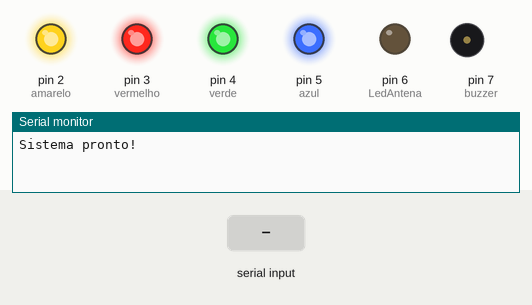
A sketch run on a simulated Arduino Uno, built with avr-gcc and run on an emulated ATmega328P. Shown: output pins drawn as LEDs (lit = HIGH), buzzer (waves = sounding), the last lines printed to the serial monitor. The inputs (shaded band) are chosen by the test bench.

Above: at 1.2 s.
1.3 s: "RED\n" received over the second serial link
At 2.5 s:
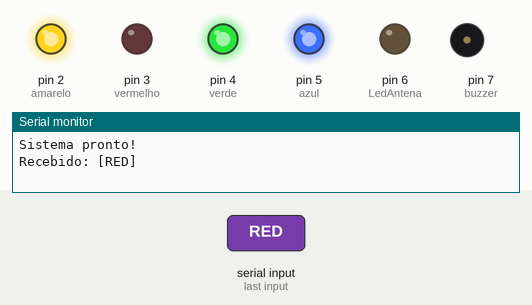
At 7.5 s:
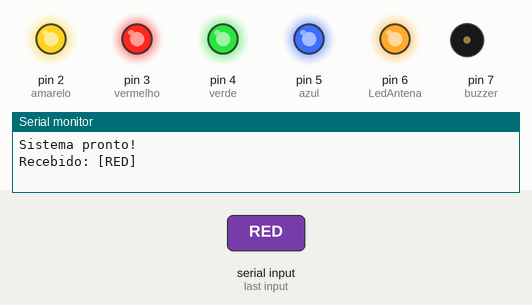
Timing chart, 0 to 8.8 s (numbered marks = the images above; inputs shaded):
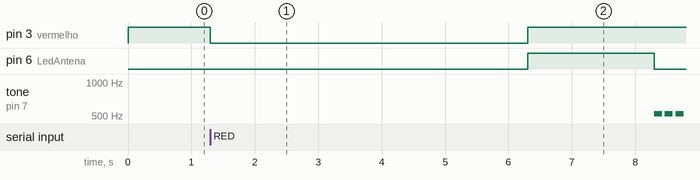

Measured:
- after the input at 1.3 s, pin 3 (vermelho): HIGH → LOW at once, → HIGH 5.0 s later; pin 6 (LedAntena): LOW → HIGH after 5.0 s, → LOW 2.0 s later; tone on pin 7 (buzzer): alternates 523 Hz for 0.13 s and silent for 0.04 s, starting after 7.0 s

The sketch:

bombas.ino
```cpp
#include <SoftwareSerial.h>

/* ================= PINOS ================= */
const int amarelo = 2;
const int vermelho = 3;
const int verde = 4;
const int azul = 5;
const int LedAntena = 6;
const int buzzer = 7;

/* ============== BLUETOOTH ================ */
SoftwareSerial bluetooth(12, 13); // RX, TX

/* ============== NOTAS MUSICAIS ============ */
#define NOTE_REST 0

#define NOTE_C4  262
#define NOTE_CS4 277
#define NOTE_D4  294
#define NOTE_DS4 311
#define NOTE_E4  330
#define NOTE_F4  349
#define NOTE_FS4 370
#define NOTE_G4  392
#define NOTE_GS4 415
#define NOTE_A4  440
#define NOTE_AS4 466
#define NOTE_B4  494

#define NOTE_C5  523
#define NOTE_CS5 554
#define NOTE_D5  587
#define NOTE_DS5 622
#define NOTE_E5  659
#define NOTE_F5  698
#define NOTE_FS5 740
#define NOTE_G5  784
#define NOTE_GS5 831
#define NOTE_A5  880
#define NOTE_AS5 932
#define NOTE_B5  988

#define NOTE_C6  1047

/* ========================================= */

void setup() {
  pinMode(amarelo, OUTPUT);
  pinMode(vermelho, OUTPUT);
  pinMode(verde, OUTPUT);
  pinMode(azul, OUTPUT);
  pinMode(LedAntena, OUTPUT);
  pinMode(buzzer, OUTPUT);

  digitalWrite(LedAntena, LOW);

  // Bombas desligadas (relé ativo em LOW)
  digitalWrite(amarelo, HIGH);
  digitalWrite(vermelho, HIGH);
  digitalWrite(verde, HIGH);
  digitalWrite(azul, HIGH);

  Serial.begin(9600);
  bluetooth.begin(9600);

  Serial.println("Sistema pronto!");
}

void loop() {

  if (bluetooth.available()) {
    String cmd = bluetooth.readStringUntil('\n');
    cmd.trim();

    Serial.println("Recebido: [" + cmd + "]");

    if (cmd == "RED") {
      RED();
    }
    else if (cmd == "YELLOW") {
      Yellow();
    }
    else if (cmd == "GREEN") {
      Green();
    }
    else if (cmd == "MIX") {
      Mix();
    }
    else {
      bluetooth.println("CMD_ERR");
      Serial.println("Comando inválido");
    }
  }
}

/* ================= DRINKS ================= */

void RED() {
  digitalWrite(vermelho, LOW);
  delay(5000);
  digitalWrite(vermelho, HIGH);

  terminardrink();
}

void Yellow() {
  digitalWrite(amarelo, LOW);
  delay(4000);
  digitalWrite(amarelo, HIGH);
  delay(3000);

  terminardrink();
}

void Green() {
  digitalWrite(verde, LOW);
  delay(3000);
  digitalWrite(verde, HIGH);

  terminardrink();
}

void Mix() {
  digitalWrite(azul, LOW);
  delay(3000);
  digitalWrite(azul, HIGH);

  terminardrink();
}

/* ============== FINALIZAÇÃO =============== */

void terminardrink() {
  digitalWrite(LedAntena, HIGH);
  delay(2000);
  digitalWrite(LedAntena, LOW);

  tocarmusica();

  // Aviso para Flask/Python
  Serial.println("DONE");
  bluetooth.println("DONE");
}

/* ============== MÚSICA ==================== */

void tocarmusica() {

 int melody[] = {
    NOTE_C5, NOTE_C5, NOTE_C5,
    NOTE_C5,
    NOTE_GS4,   // Ab
    NOTE_AS4,   // Bb
    NOTE_C5,
    NOTE_REST,
    NOTE_AS4,
    NOTE_C5
  };

  int durations[] = {
    8, 8, 8,
    3,
    3,
    3,
    8,
    8,
    8,
    1
  };

  int tamanho = sizeof(melody) / sizeof(melody[0]);

  for (int i = 0; i < tamanho; i++) {
    int duracao = 1000 / durations[i];
    tone(buzzer, melody[i], duracao);
    delay(duracao * 1.35);
    noTone(buzzer);
  }
}
```
